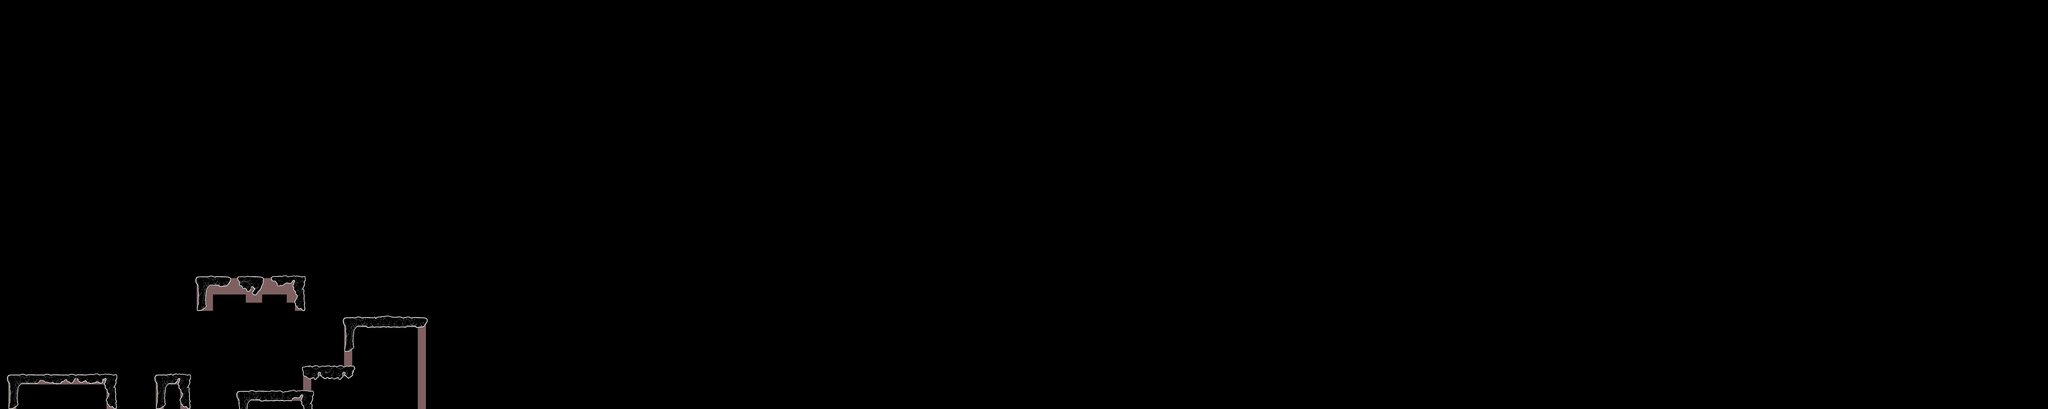

This is a level from a 2D game, rendered from its Tiled map with the project's own tilesets. A one-line summary and the map file follow, with tile-layer data summarised:
An orthogonal 250x50 tile map with 40x40 px tiles, 2 tile layers (collision Layer, render Layer), 3 tilesets.

<map version="1.0" orientation="orthogonal" renderorder="left-up" width="250" height="50" tilewidth="40" tileheight="40" nextobjectid="1">
 <tileset firstgid="1" name="collision" tilewidth="40" tileheight="40" tilecount="4" columns="2">
  <image source="BasicColorTiles_40x40px_map.png" trans="ff00ff" width="80" height="80" />
 </tileset>
 <tileset firstgid="5" name="tile" tilewidth="200" tileheight="200" tilecount="25" columns="5">
  <tileoffset x="25" y="25" />
  <image source="TileSheet_v3.png" trans="ff00ff" width="1000" height="1000" />
 </tileset>
 <tileset firstgid="30" name="tileSmall" tilewidth="40" tileheight="40" tilecount="625" columns="25">
  <image source="TileSheet_v3.png" trans="ff00ff" width="1000" height="1000" />
 </tileset>
 <layer name="collision Layer" width="250" height="50" opacity="0.5">
  <data>[12500 cells, 106 non-empty, 1 distinct tile ids]</data>
 </layer>
 <layer name="render Layer" width="250" height="50" offsetx="25" offsety="10">
  <data>[12500 cells, 202 non-empty, 88 distinct tile ids]</data>
 </layer>
</map>
